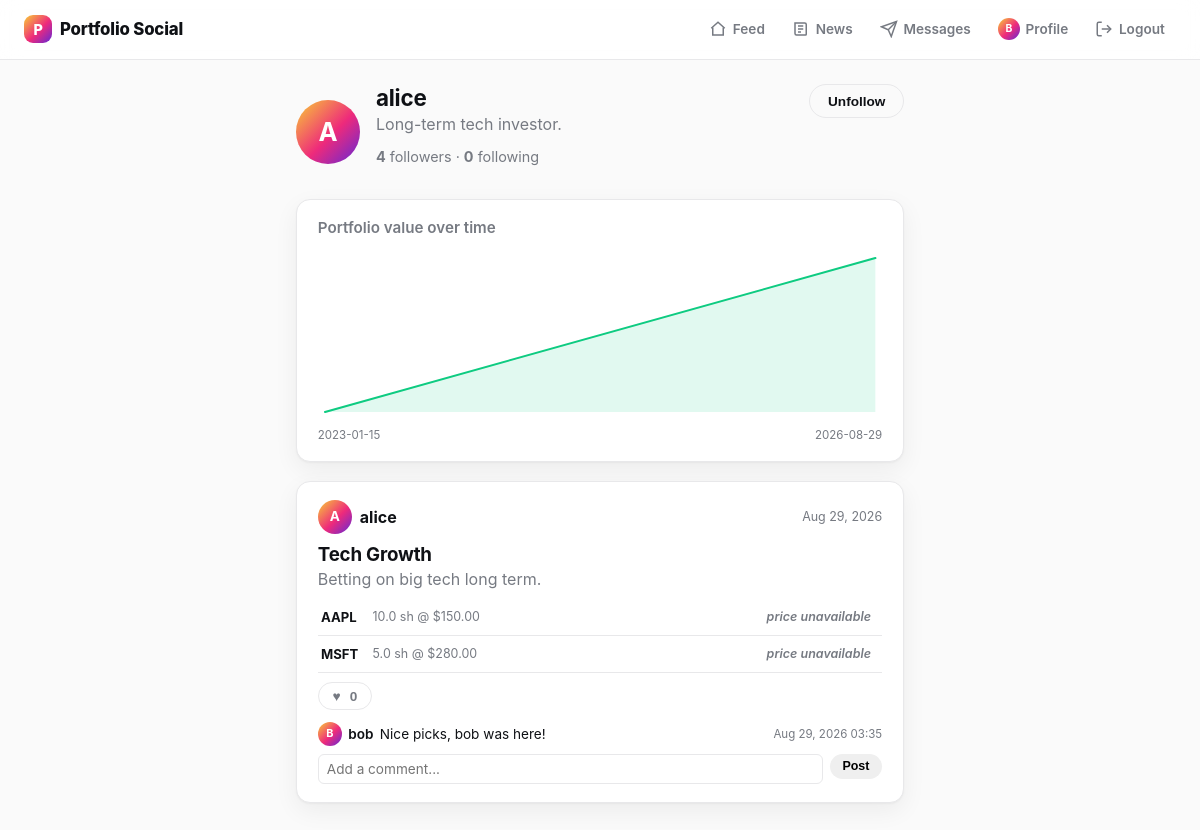
Page /user/alice (signed in) on the committed database.
### models.py (models this page shows, shortened)
class User(UserMixin, db.Model):
    __tablename__ = "users"
    id = db.Column(db.Integer, primary_key=True)
    username = db.Column(db.String(32), unique=True, nullable=False, index=True)
    email = db.Column(db.String(120), unique=True, nullable=False)
    password_hash = db.Column(db.String(256), nullable=False)
    bio = db.Column(db.String(200))
    created_at = db.Column(db.DateTime, default=datetime.utcnow, nullable=False)
    portfolio = db.relationship(
        "Portfolio",
        back_populates="owner",
        uselist=False,
        cascade="all, delete-orphan",
    )
    likes = db.relationship("Like", back_populates="user", cascade="all, delete-orphan")
    comments = db.relationship(
        "Comment", back_populates="user", cascade="all, delete-orphan"
    )
    following = db.relationship(
        "Follow",
        foreign_keys="Follow.follower_id",
        back_populates="follower",
        cascade="all, delete-orphan",
    )
    followers = db.relationship(
        "Follow",
        foreign_keys="Follow.followed_id",
        back_populates="followed",
        cascade="all, delete-orphan",
    )
    def is_following(self, other):
        if other is None:
            return False
        return (
            Follow.query.filter_by(follower_id=self.id, followed_id=other.id).first()
            is not None
        )
    def is_mutual_with(self, other):
        if other is None or other.id == self.id:
            return False
        return self.is_following(other) and other.is_following(self)
    @property
    def unread_message_count(self):
        return Message.query.filter_by(recipient_id=self.id, read_at=None).count()
    @property
    def following_count(self):
        return Follow.query.filter_by(follower_id=self.id).count()
    @property
    def followers_count(self):
        return Follow.query.filter_by(followed_id=self.id).count()

class Portfolio(db.Model):
    __tablename__ = "portfolios"
    id = db.Column(db.Integer, primary_key=True)
    user_id = db.Column(
        db.Integer, db.ForeignKey("users.id"), unique=True, nullable=False
    )
    title = db.Column(db.String(80), nullable=False)
    description = db.Column(db.String(300))
    created_at = db.Column(db.DateTime, default=datetime.utcnow, nullable=False)
    owner = db.relationship("User", back_populates="portfolio")
    holdings = db.relationship(
        "Holding",
        back_populates="portfolio",
        cascade="all, delete-orphan",
        order_by="Holding.ticker",
    )
    likes = db.relationship(
        "Like", back_populates="portfolio", cascade="all, delete-orphan"
    )
    comments = db.relationship(
        "Comment",
        back_populates="portfolio",
        cascade="all, delete-orphan",
        order_by="Comment.created_at",
    )
    snapshots = db.relationship(
        "PortfolioSnapshot",
        back_populates="portfolio",
        cascade="all, delete-orphan",
        order_by="PortfolioSnapshot.date",
    )
    @property
    def like_count(self):
        return len(self.likes)
    def is_liked_by(self, user):
        if user is None or not user.is_authenticated:
            return False
        return any(like.user_id == user.id for like in self.likes)

class Holding(db.Model):
    __tablename__ = "holdings"
    id = db.Column(db.Integer, primary_key=True)
    portfolio_id = db.Column(
        db.Integer, db.ForeignKey("portfolios.id"), nullable=False
    )
    ticker = db.Column(db.String(12), nullable=False)
    shares = db.Column(db.Float, nullable=False)
    buy_price = db.Column(db.Float, nullable=False)
    buy_date = db.Column(db.Date, default=date.today, nullable=False)
    portfolio = db.relationship("Portfolio", back_populates="holdings")
    @property
    def cost_basis(self):
        return self.shares * self.buy_price

class Comment(db.Model):
    __tablename__ = "comments"
    id = db.Column(db.Integer, primary_key=True)
    user_id = db.Column(db.Integer, db.ForeignKey("users.id"), nullable=False)
    portfolio_id = db.Column(
        db.Integer, db.ForeignKey("portfolios.id"), nullable=False
    )
    body = db.Column(db.String(280), nullable=False)
    created_at = db.Column(db.DateTime, default=datetime.utcnow, nullable=False)
    user = db.relationship("User", back_populates="comments")
    portfolio = db.relationship("Portfolio", back_populates="comments")

### routes_social.py (the view)
@login_required
def profile(username):
    user = User.query.filter_by(username=username).first_or_404()
    portfolios = [user.portfolio] if user.portfolio else []
    attach_stats(portfolios)
    comment_form = CommentForm()
    chart_series = []
    if user.portfolio is not None:
        total_value = portfolios[0].stats.get("total_value")
        record_snapshot(user.portfolio, total_value)
        chart_series = get_chart_series(user.portfolio)
    return render_template(
        "profile.html",
        profile_user=user,
        portfolios=portfolios,
        comment_form=comment_form,
        chart_series=chart_series,
    )

### forms.py
class CommentForm(FlaskForm):
    body = TextAreaField(
        "Comment", validators=[DataRequired(), Length(max=280)]
    )
    submit = SubmitField("Post")

### app.py (called while the page is built)
def create_app():
    app = Flask(__name__, instance_relative_config=True)
    app.config.from_object(Config)
    db.init_app(app)
    login_manager.init_app(app)
    routes_auth.register(app)
    routes_portfolio.register(app)
    routes_social.register(app)
    routes_news.register(app)
    routes_messages.register(app)
    @app.context_processor
    def inject_unread_message_count():
        if current_user.is_authenticated:
            return {"unread_message_count": current_user.unread_message_count}
        return {"unread_message_count": 0}
    return app

### models.py (called while the page is built)
@login_manager.user_loader
def load_user(user_id):
    return db.session.get(User, int(user_id))

### prices.py (called while the page is built)
def get_quote(ticker):
    if not ticker:
        return None
    ticker = ticker.strip().upper()
    cached = _cache.get(ticker)
    if cached is not None:
        quote, fetched_at, ok = cached
        ttl = CACHE_TTL_SECONDS if ok else FAILURE_CACHE_TTL_SECONDS
        if time.time() - fetched_at < ttl:
            return quote
    quote = _fetch(ticker)
    _cache[ticker] = (quote, time.time(), quote is not None)
    return quote

def prefetch_quotes(tickers):
    tickers = {t.strip().upper() for t in tickers if t}
    now = time.time()
    def is_fresh(ticker):
        cached = _cache.get(ticker)
        if cached is None:
            return False
        _, fetched_at, ok = cached
        ttl = CACHE_TTL_SECONDS if ok else FAILURE_CACHE_TTL_SECONDS
        return now - fetched_at < ttl
    stale = [t for t in tickers if not is_fresh(t)]
    if not stale:
        return
    with ThreadPoolExecutor(max_workers=min(8, len(stale))) as pool:
        results = pool.map(_fetch, stale)
        for ticker, quote in zip(stale, results):
            _cache[ticker] = (quote, time.time(), quote is not None)

### snapshots.py (called while the page is built)
def record_snapshot(portfolio, total_value):
    if total_value is None:
        return
    today = date.today()
    existing = PortfolioSnapshot.query.filter_by(
        portfolio_id=portfolio.id, date=today
    ).first()
    if existing:
        existing.total_value = total_value
    else:
        db.session.add(
            PortfolioSnapshot(portfolio_id=portfolio.id, date=today, total_value=total_value)
        )
    db.session.commit()

### templates/profile.html (shortened to what this page needs)
{% extends "base.html" %}
{% block content %}
  <header class="profile-header">
    <div class="profile-identity">
      <span class="avatar avatar-lg">{{ profile_user.username[0]|upper }}</span>
      <div>
        <h1>{{ profile_user.username }}</h1>
        {% if profile_user.bio %}<p class="profile-bio">{{ profile_user.bio }}</p>{% endif %}
        <p class="profile-stats">
          <strong>{{ profile_user.followers_count }}</strong> followers
          &middot;
          <strong>{{ profile_user.following_count }}</strong> following
        </p>
      </div>
    </div>
    <div class="profile-actions">
      {% if profile_user.id == current_user.id %}
        {% if profile_user.portfolio %}
          <a class="btn btn-outline" href="{{ url_for('portfolio_edit') }}">Edit portfolio</a>
          <a class="btn btn-primary" href="{{ url_for('holding_new') }}">Add holding</a>
        {% else %}
          <a class="btn btn-primary" href="{{ url_for('portfolio_new') }}">Create your portfolio</a>
        {% endif %}
      {% else %}
        {% if current_user.is_following(profile_user) %}
          <form method="post" action="{{ url_for('unfollow', username=profile_user.username) }}">
            <button type="submit" class="btn btn-outline">Unfollow</button>
          </form>
        {% else %}
          <form method="post" action="{{ url_for('follow', username=profile_user.username) }}">
            <button type="submit" class="btn btn-primary">Follow</button>
          </form>
        {% endif %}
      {% endif %}
    </div>
  </header>
  {% if portfolios %}
    {% if chart_series|length > 1 %}
      <div class="chart-card">
        <h2 class="chart-title">Portfolio value over time</h2>
        <div class="portfolio-chart" data-points='{{ chart_series|tojson }}'></div>
      </div>
    {% endif %}
    {% for portfolio in portfolios %}
      {% include "_post_card.html" %}
    {% endfor %}
  {% endif %}
{% endblock %}

### templates/base.html (shortened to what this page needs)
<!doctype html>
<html lang="en">
<head>
  <link rel="stylesheet" href="{{ url_for('static', filename='style.css') }}">
</head>
<body>
  <nav class="navbar">
    <a class="brand" href="{{ url_for('feed') if current_user.is_authenticated else url_for('login') }}">
      <span class="brand-mark">P</span>Portfolio Social
    </a>
    <div class="nav-links">
      {% if current_user.is_authenticated %}
        <a href="{{ url_for('feed') }}" class="nav-link {{ 'active' if request.endpoint == 'feed' }}">
          <svg viewBox="0 0 24 24" fill="none" stroke="currentColor" stroke-width="2"><path d="M3 11l9-8 9 8"/><path d="M5 10v10h14V10"/></svg>
          <span>Feed</span>
        </a>
        <a href="{{ url_for('news') }}" class="nav-link {{ 'active' if request.endpoint == 'news' }}">
          <svg viewBox="0 0 24 24" fill="none" stroke="currentColor" stroke-width="2"><path d="M4 4h13a2 2 0 0 1 2 2v13a1 1 0 0 1-1 1H6a2 2 0 0 1-2-2z"/><path d="M8 8h7M8 12h7M8 16h4"/></svg>
          <span>News</span>
        </a>
        <a href="{{ url_for('inbox') }}" class="nav-link {{ 'active' if request.endpoint in ('inbox', 'thread') }}">
          <svg viewBox="0 0 24 24" fill="none" stroke="currentColor" stroke-width="2"><path d="M22 2 11 13"/><path d="M22 2 15 22l-4-9-9-4z"/></svg>
          <span>Messages</span>
        </a>
        <a href="{{ url_for('profile', username=current_user.username) }}" class="nav-link {{ 'active' if request.endpoint == 'profile' and request.view_args.username == current_user.username }}">
          <span class="avatar avatar-nav">{{ current_user.username[0]|upper }}</span>
          <span>Profile</span>
        </a>
        <a href="{{ url_for('logout') }}" class="nav-link">
          <svg viewBox="0 0 24 24" fill="none" stroke="currentColor" stroke-width="2"><path d="M9 21H5a2 2 0 0 1-2-2V5a2 2 0 0 1 2-2h4"/><path d="M16 17l5-5-5-5"/><path d="M21 12H9"/></svg>
          <span>Logout</span>
        </a>
      {% else %}
        <a class="nav-link" href="{{ url_for('login') }}"><span>Login</span></a>
        <a class="nav-link" href="{{ url_for('signup') }}"><span>Sign up</span></a>
      {% endif %}
    </div>
  </nav>
  <main class="container {% block container_class %}{% endblock %}">
    {% block content %}{% endblock %}
  </main>
</body>
</html>

### templates/_post_card.html (shortened to what this page needs)
<article class="post-card" id="portfolio-{{ portfolio.id }}">
  <header class="post-header">
    <a class="post-owner" href="{{ url_for('profile', username=portfolio.owner.username) }}">
      <span class="avatar">{{ portfolio.owner.username[0]|upper }}</span>
      {{ portfolio.owner.username }}
    </a>
    <span class="post-date">{{ portfolio.created_at.strftime('%b %d, %Y') }}</span>
  </header>
  <h3 class="post-title">{{ portfolio.title }}</h3>
  {% if portfolio.description %}<p class="post-description">{{ portfolio.description }}</p>{% endif %}
  {% if portfolio.stats.rows %}
    <ul class="holdings-list">
      {% for row in portfolio.stats.rows %}
        <li class="holding-row">
          <span class="holding-ticker">{{ row.holding.ticker }}</span>
          <span class="holding-detail">{{ row.holding.shares }} sh @ ${{ "%.2f"|format(row.holding.buy_price) }}</span>
          {% if row.available %}
            <span class="holding-price">${{ "%.2f"|format(row.current_price) }}</span>
            <span class="holding-gain {{ 'gain' if row.gain_loss >= 0 else 'loss' }}">
              {{ "+" if row.gain_loss >= 0 else "" }}${{ "%.2f"|format(row.gain_loss) }}
              ({{ "%.1f"|format(row.gain_loss_pct) }}%)
            </span>
          {% else %}
            <span class="unavailable">price unavailable</span>
          {% endif %}
        </li>
      {% endfor %}
    </ul>
  {% else %}
    <p class="empty-holdings">No holdings yet.</p>
  {% endif %}
  <div class="post-actions">
    <button
      type="button"
      class="like-btn {{ 'liked' if portfolio.is_liked_by(current_user) else '' }}"
      data-portfolio-id="{{ portfolio.id }}"
      data-liked="{{ 'true' if portfolio.is_liked_by(current_user) else 'false' }}"
    >
      <span class="like-icon">&hearts;</span>
      <span class="like-count">{{ portfolio.like_count }}</span>
    </button>
  </div>
  <div class="comments" data-portfolio-id="{{ portfolio.id }}">
    <ul class="comment-list">
      {% for comment in portfolio.comments %}
        <li class="comment">
          <span class="avatar avatar-sm">{{ comment.user.username[0]|upper }}</span>
          <a href="{{ url_for('profile', username=comment.user.username) }}">{{ comment.user.username }}</a>
          <span class="comment-body">{{ comment.body }}</span>
          <span class="comment-date">{{ comment.created_at.strftime('%b %d, %Y %H:%M') }}</span>
        </li>
      {% endfor %}
    </ul>
    <form class="comment-form" data-portfolio-id="{{ portfolio.id }}">
      {{ comment_form.body(placeholder="Add a comment...", rows=1) }}
      <button type="submit" class="btn btn-small">Post</button>
    </form>
  </div>
</article>

### rows in the picture
User: username "B"
User: username "A", username "alice", bio "Long-term tech investor."
Portfolio: owner "A", owner.username "alice", created_at "Aug 29, 2026", title "Tech Growth", description "Betting on big tech long term.", like_count "0"
Holding: holding.ticker "AAPL", holding.shares "10.0", holding.buy_price "150.00"
Holding: holding.ticker "MSFT", holding.shares "5.0", holding.buy_price "280.00"
Comment: user "B", user.username "bob", body "Nice picks, bob was here!", created_at "Aug 29, 2026 03:35"

### other values in the picture
{{ profile_user.followers_count }} "4"
{{ profile_user.following_count }} "0"
